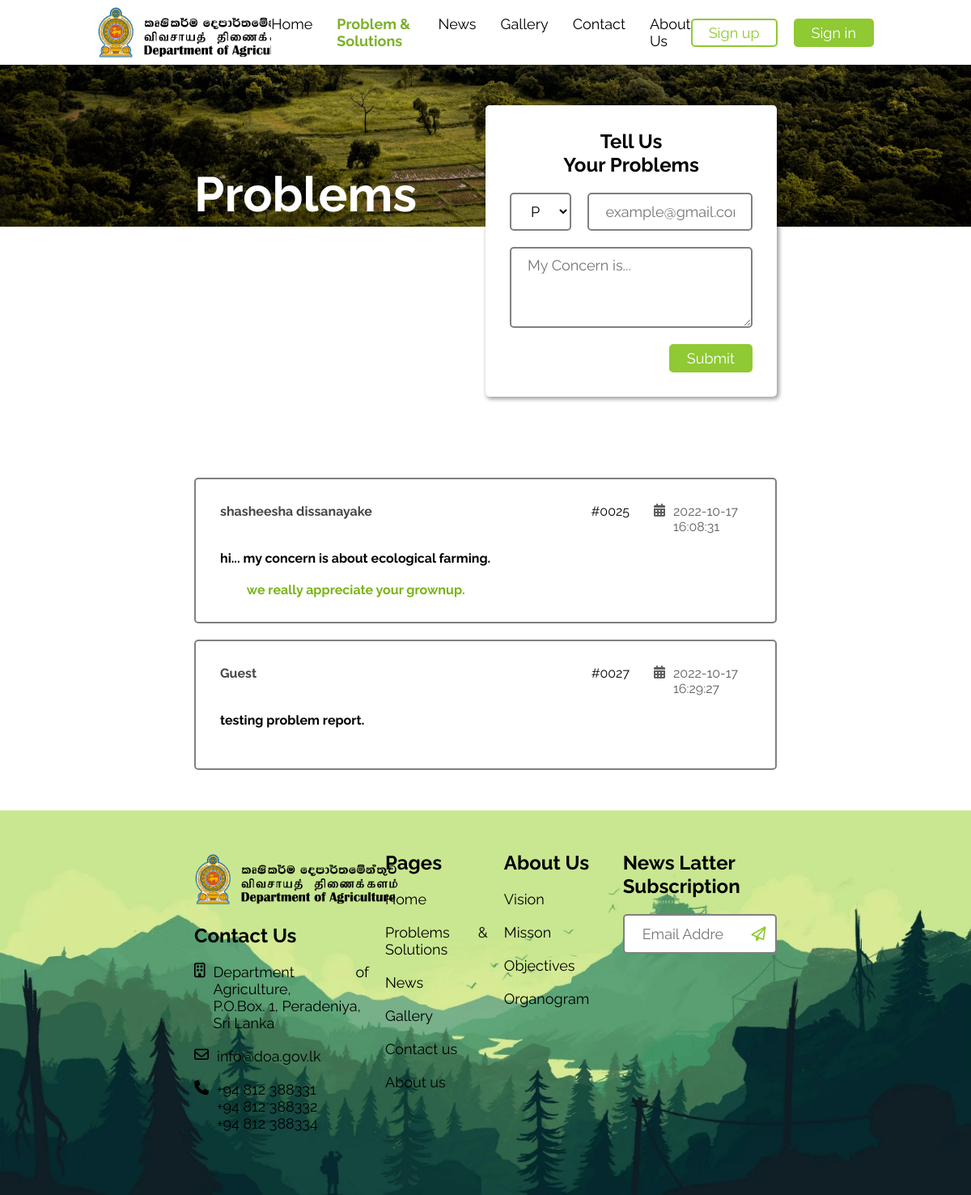
/problems.php, run on the app's committed database.
### tables this page shows
CREATE TABLE IF NOT EXISTS `problems` (
  `problemId` int NOT NULL AUTO_INCREMENT,
  `userId` int DEFAULT NULL,
  `problem` varchar(5000) NOT NULL,
  `contactType` varchar(10) NOT NULL,
  `contactDetail` varchar(100) NOT NULL,
  `submitDate` timestamp NOT NULL DEFAULT CURRENT_TIMESTAMP,
  PRIMARY KEY (`problemId`)
);

CREATE TABLE IF NOT EXISTS `user` (
  `userId` int NOT NULL AUTO_INCREMENT,
  `firstName` varchar(100) NOT NULL,
  `lastName` varchar(100) NOT NULL,
  `userNic` varchar(20) NOT NULL,
  `userBirthday` date NOT NULL,
  `userAddress` varchar(500) NOT NULL,
  `userPhone` varchar(20) DEFAULT NULL,
  `userEmail` varchar(100) NOT NULL,
  `regDate` timestamp NOT NULL DEFAULT CURRENT_TIMESTAMP ON UPDATE CURRENT_TIMESTAMP,
  `profilePic` varchar(200) DEFAULT NULL,
  PRIMARY KEY (`userId`)
);

### problems.php (the view, shortened to what this page needs)
<?php
include('connectors/db-connector.php');
if (isset($_SESSION['user_id'])) {
    echo "<script>console.log('User ID is " . $_SESSION['user_id'] . "');</script>";
    $btmView = 'disable';
    $profileView = '#';
    $form = 'disable';
} else {
    $btmView = '#';
    $form = '#';
}
?>
<!DOCTYPE html>
<html lang="en">
<head>
    <link rel="stylesheet" type="text/css" href="http://localhost/99_40_web/css/standard.css">
    <link rel="stylesheet" type="text/css" href="http://localhost/99_40_web/css/main1.css">
    <link rel="stylesheet" type="text/css" href="http://localhost/99_40_web/css/reaction.css">
    <link rel="stylesheet" type="text/css" href="http://localhost/99_40_web/css/profile.css">
</head>
<body>
    <nav id="main-nav" class="navbar fixed-top">
        <div id="nav-logo" class="logo"></div>
        <div class="page_items">
            <ul>
                <li id="home" class="#">Home</li>
                <li id="prob" class="select">Problem & Solutions</li>
                <li id="news" class="#">News</li>
                <li id="gallery" class="#">Gallery</li>
                <li id="contact" class="#">Contact</li>
                <li id="about" class="#">About Us</li>
            </ul>
        </div>
        <div class="login-btns">
            <input type="button" class="secondary-btn <?php echo $btmView; ?>" id="sign-up" value="Sign up">
            <input type="button" class="primary-btn <?php echo $btmView; ?>" id="sign-in" value="Sign in">
        </div>
    </nav>
    <section class="top-banner">
        <div class="left-side">
            <p class="banner-title">Problems & Solutions</p>
        </div>
        <div class="right-side">
            <form class="con-form" action="" method="POST" required>
                <div class="topic">
                    <p class="sub-title">Tell Us<br>Your Problems</p>
                </div>
                <div class="single-line-fields <?php echo $form; ?>">
                    <select class="input-field cont-type" id="contactType" name="contactType">
                        <option value="phone">Phone</option>
                    </select>
                    <input type="text" id="contactValue" name="contactValue" class="input-field cont-value" placeholder="example@gmail.com">
                </div>
                <textarea id="textMsg" name="textMsg" class="input-field text-msg" placeholder="My Concern is..."></textarea>
                <input type="submit" id="submit" name="submit" class="primary-btn" value="Submit">
            </form>
        </div>
    </section>
    <section class="com-area secs">
        <?php
        $sql = "SELECT * FROM problems order by submitDate;";
        $result = mysqli_query($con, $sql);
        while ($row = mysqli_fetch_array($_SESSION['problems-peo'])) {
            if (empty($row['userId'])) {
                $firstName = "Guest";
                $lastName = "";
            } elseif (!empty($row['userId'])) {
                $sql = "SELECT firstName,lastName FROM user WHERE userId ='" . $row['userId'] . "';";
                $result = $con->query($sql);
                if ($name = mysqli_fetch_row($result)) {
                    $firstName = $name[0];
                    $lastName = $name[1];
                }
            }
            $problem = $row['problem'];
            $problemId = $row['problemId'];
            $submitDate = $row['submitDate'];
            $sql = "SELECT firstName,lastName FROM user WHERE userId ='" . $row['userId'] . "';";
            $result = $con->query($sql);
            if ($name = mysqli_fetch_row($result)) {
                $firstName = $name[0];
                $lastName = $name[1];
            }
            echo "<div class='com-card card'>
                            <div class='card-top'>
                                <p class='pre-name'>" . $firstName . " " . $lastName . "</p>
                                <div class='status'>
                                <p>#00" . $problemId . "</p>
                                    <div class='in-date'>
                                        <i class='fa-solid fa-calendar-days'></i>
                                        <p id='upload_date'>" . $submitDate . "</p>
                                    </div>
                                </div>
                            </div>
                            <p class='question'>" . $problem . "</p>
                            <p class='answer'>" . $_SESSION['replyMsg'] . "</p>
                        </div>";
        }
        ?>
    </section>
    <footer>
        <div class="left">
            <div class="logo"></div>
            <p class="sub-title">Contact Us</p>
            <div class="address description">
                <i class="fa-regular fa-building"></i>
                <p>Department of Agriculture,<br>P.O.Box. 1, Peradeniya,<br>Sri Lanka</p>
            </div>
            <div class="mail description">
                <i class="fa-regular fa-envelope"></i>
                <p>info@doa.gov.lk</p>
            </div>
            <div class="phone description">
                <i class="fa-solid fa-phone"></i>
                <div>
                    <p>+94 812 388331</p>
                    <p>+94 812 388332</p>
                    <p>+94 812 388334</p>
                </div>
            </div>
        </div>
        <div class="mid-left">
            <p class="sub-title">Pages</p>
            <ul>
                <li class="description home">Home</li>
                <li class="description prob">Problems & Solutions</li>
                <li class="description news">News</li>
                <li class="description gallery">Gallery</li>
                <li class="description contact">Contact us</li>
                <li class="description about">About us</li>
            </ul>
        </div>
        <div class="mid-right">
            <p class="sub-title">About Us</p>
            <ul>
                <li class="description about">Vision</li>
                <li class="description about">Misson</li>
                <li class="description about">Objectives</li>
                <li class="description about">Organogram</li>
            </ul>
        </div>
        <div class="right">
            <p class="sub-title">News Latter Subscription</p>
            <div class="news-latter">
                <input type="text" class="email-field" name="" id="" placeholder="Email Address">
                <button class="third-btn" id="see-more"><i class="fa-regular fa-paper-plane"></i></button>
            </div>
        </div>
    </footer>
</body>
</html>

### css/standard.css (style rules this page uses)
* { margin: 0px; padding: 0px; box-sizing: border-box; font-family: "Raleway", sans-serif; box-sizing: border-box; }
html { overflow-y: scroll; scroll-behavior: smooth; }
section { padding: 0 20%; display: flex; justify-content: space-between; }
.navbar { width: auto; height: 80px; background-color: rgb(255, 255, 255); display: flex; flex-direction: row; justify-content: center; align-items: center; justify-content: space-between; padding: 0 10% 0 10%; }
.logo { background-image: url("http://localhost/99_40_web/resource/doa_logo.png"); background-repeat: no-repeat; background-size: cover; width: 260px; height: 70px; }
.page_items ul { display: flex; list-style: none; gap: 30px; font-size: 18px; }
ul li { cursor: pointer; }
.login-btns { display: flex; gap: 20px; }
.input-field { background-color: #ffffff; border: 2px solid gray; border-radius: 5px; font-size: 18px; padding: 10px 20px 10px 20px; min-height: 45px; }
.primary-btn { font-size: 18px; border: 2px solid #8FC933; background-color: #8FC933; color: #ffffff; border-radius: 5px; padding: 5px 20px; }
.secondary-btn { font-size: 18px; border: 2px solid #8FC933; background-color: transparent; color: #8FC933; border-radius: 5px; padding: 5px 20px; }
.third-btn { font-size: 18px; font-weight: 600; border: 0px solid transparent; background-color: transparent; color: #8FC933; display: flex; align-items: center; gap: 5px; }
.sub-title { font-size: 24px; font-weight: bold; }
.description { font-size: 18px; text-align: justify; list-style: none; }
.single-line-fields { width: 100%; display: flex; justify-content: space-between; gap: 20px; }
.secs { padding-top: 50px; padding-bottom: 50px; gap: 30px; }
.fixed-top { position: fixed; left: 0px; right: 0px; top: 0px; }
footer { height: 475px; background-image: url("http://localhost/99_40_web/resource/footer.jpg"); background-size: cover; display: flex; flex-direction: row; padding: 0 20%; padding-top: 50px; justify-content: space-between; gap: 20px; }
footer .left { width: 30%; display: flex; flex-direction: column; gap: 20px; }
footer .left .description { display: flex; flex-direction: row; gap: 10px; }
footer .mid-left { width: 20%; display: flex; flex-direction: column; gap: 20px; }
footer .mid-right { width: 20%; display: flex; flex-direction: column; gap: 20px; }
footer .mid-right ul, footer .mid-left ul { display: flex; flex-direction: column; gap: 20px; }
footer .right { width: 30%; display: flex; flex-direction: column; gap: 20px; }
.news-latter { background-color: #ffffff; border: 2px solid gray; border-radius: 5px; display: flex; flex-direction: row; }
.email-field { width: 90%; background-color: transparent; border: 2px solid transparent; font-size: 18px; padding: 10px 20px 10px 20px; }
.news-latter button { width: 50px; height: 30px; display: flex; justify-content: center; align-self: center; }

### css/main1.css (style rules this page uses)
.left-side { width: 50%; display: flex; align-items: center; padding-right: 50px; }
.right-side { width: 50%; display: flex; align-items: center; }
.top-banner { height: 460px; background-image: url("http://localhost/99_40_web/resource/hero_wall_1.jpg"); background-repeat: no-repeat; background-size: 100%; background-position-y: -600px; display: flex; align-items: center; margin-top: 80px; }
.left-side .banner-title { color: white; font-size: 60px; font-weight: bold; }
.banner-title { color: white; font-size: 60px; font-weight: bold; }
.con-form { width: 100%; height: auto; background-color: rgb(255, 255, 255); border: 0px solid transparent; border-radius: 5px; padding: 30px; box-shadow: 2px 2px 5px 1px rgba(0, 0, 0, 0.37); display: flex; flex-direction: column; justify-content: space-between; align-items: flex-end; gap: 20px; }
.cont-type { width: 30%; }
.cont-value { width: 90%; }
.text-msg { width: 100%; height: 100px; }
.status div { display: flex; flex-direction: row; gap: 10px; color: rgb(95, 95, 95); }
.com-area { display: flex; flex-direction: column; gap: 20px; }
.com-card { width: 100%; height: auto; padding: 30px; border: 2px solid gray; border-radius: 5px; display: flex; flex-direction: column; gap: 20px; }
.card-top { display: flex; justify-content: space-between; }
.com-card .pre-name { color: rgb(70, 70, 70); font-weight: bold; }
.card-top .status { display: flex; flex-direction: row; gap: 30px; }
.in-date { width: 120px; }
.question { font-weight: bold; }
.answer { font-weight: bold; padding-left: 5%; color: #78b416; }
.topic { width: 100%; display: flex; justify-content: center; text-align: center; }

### data on the page
problems: userId.firstName "shasheesha", userId.lastName "dissanayake", problemId "25", submitDate "2022-10-17 16:08:31", problem "hi... my concern is about ecological farming.", replyMsg "we really appreciate your grownup."
problems: userId "Guest", problemId "27", submitDate "2022-10-17 16:29:27", problem "testing problem report."
